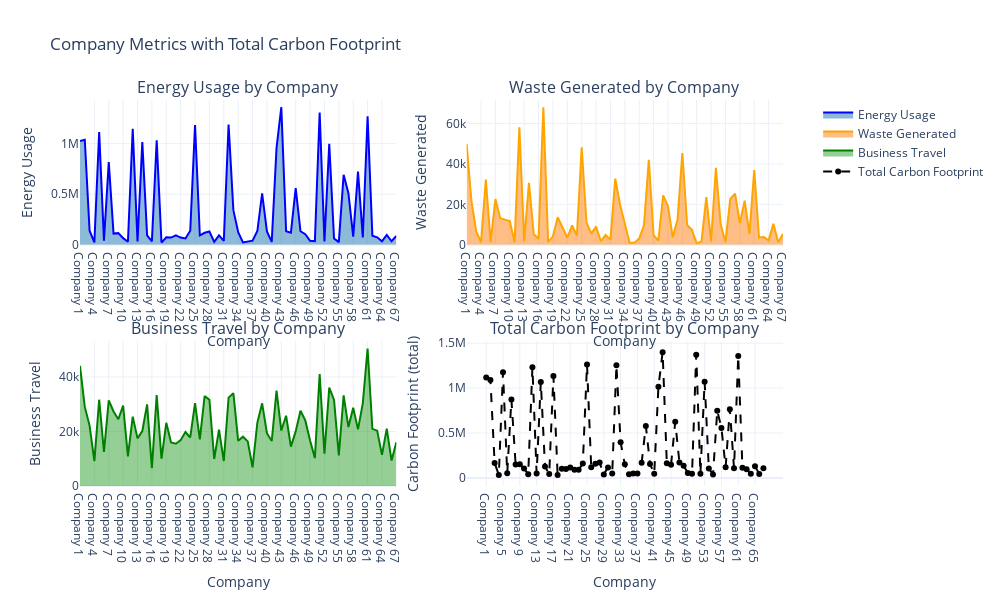

Source (notebook cell):
### Code cell
from emission_calculator.calculator import draw_historic_figure

draw_historic_figure(df).show()

### Figure 1 — Plotly figure (JSON) as saved in the notebook; plotly's stock layout.template omitted (floating-point values rounded to 4 significant figures)
{"data": [{"fill": "tozeroy", "fillcolor": "rgba(31, 119, 180, 0.5)", "line": {"color": "blue"}, "mode": "lines", "name": "Energy Usage", "type": "scatter", "x": ["Company 1", "Company 2", "Company 3", "Company 4", "Company 5", "Company 6", "Company 7", "Company 8", "Company 9", "Company 10", "Company 11", "Company 12", "Company 13", "Company 14", "Company 15", "Company 16", "Company 17", "Company 18", "Company 19", "Company 20", "Company 21", "Company 22", "Company 23", "Company 24", "Company 25", "Company 26", "Company 27", "Company 28", "Company 29", "Company 30", "Company 31", "Company 32", "Company 33", "Company 34", "Company 35", "Company 36", "Company 37", "Company 38", "Company 39", "Company 40", "Company 41", "Company 42", "Company 43", "Company 44", "Company 45", "Company 46", "Company 47", "Company 48", "Company 49", "Company 50", "Company 51", "Company 52", "Company 53", "Company 54", "Company 55", "Company 56", "Company 57", "Company 58", "Company 59", "Company 60", "Company 61", "Company 62", "Company 63", "Company 64", "Company 65", "Company 66", "Company 67"], "xaxis": "x", "y": [1025000.0, 1039000.0, 138700.0, 22420.0, 1114000.0, 39570.0, 818500.0, 110100.0, 114800.0, 65300.0, 30300.0, 1148000.0, 31550.0, 1017000.0, 92550.0, 33940.0, 1033000.0, 21530.0, 74090.0, 71200.0, 92550.0, 70870.0, 61830.0, 137900.0, 1185000.0, 91950.0, 118400.0, 130900.0, 28210.0, 92150.0, 38150.0, 1189000.0, 342400.0, 124200.0, 23280.0, 33080.0, 39820.0, 135900.0, 507300.0, 131800.0, 28320.0, 957200.0, 1360000.0, 134200.0, 119000.0, 559200.0, 133600.0, 105000.0, 38820.0, 34720.0, 1308000.0, 33220.0, 998100.0, 62630.0, 25820.0, 692000.0, 509300.0, 80040.0, 723500.0, 73210.0, 1271000.0, 89880.0, 73680.0, 34110.0, 97660.0, 34840.0, 87950.0], "yaxis": "y"}, {"fill": "tozeroy", "fillcolor": "rgba(255, 127, 14, 0.5)", "line": {"color": "orange"}, "mode": "lines", "name": "Waste Generated", "type": "scatter", "x": ["Company 1", "Company 2", "Company 3", "Company 4", "Company 5", "Company 6", "Company 7", "Company 8", "Company 9", "Company 10", "Company 11", "Company 12", "Company 13", "Company 14", "Company 15", "Company 16", "Company 17", "Company 18", "Company 19", "Company 20", "Company 21", "Company 22", "Company 23", "Company 24", "Company 25", "Company 26", "Company 27", "Company 28", "Company 29", "Company 30", "Company 31", "Company 32", "Company 33", "Company 34", "Company 35", "Company 36", "Company 37", "Company 38", "Company 39", "Company 40", "Company 41", "Company 42", "Company 43", "Company 44", "Company 45", "Company 46", "Company 47", "Company 48", "Company 49", "Company 50", "Company 51", "Company 52", "Company 53", "Company 54", "Company 55", "Company 56", "Company 57", "Company 58", "Company 59", "Company 60", "Company 61", "Company 62", "Company 63", "Company 64", "Company 65", "Company 66", "Company 67"], "xaxis": "x2", "y": [49930.0, 21510.0, 6563.0, 1244.0, 32220.0, 1260.0, 22580.0, 13180.0, 12410.0, 11760.0, 1155.0, 58090.0, 1748.0, 30630.0, 5217.0, 2921.0, 68000.0, 1400.0, 4056.0, 13600.0, 8527.0, 3460.0, 9536, 4587, 48190.0, 11090.0, 5480.0, 8969.0, 1759.0, 4784.0, 2541.0, 32710.0, 19920.0, 10670.0, 952.0, 999, 3050.0, 9705.0, 41990.0, 4732.0, 2023.0, 24380.0, 19070.0, 3671.0, 12490.0, 45360.0, 9783.0, 7356.0, 674.4, 1696.0, 23510.0, 1775.0, 38050.0, 10020.0, 1374.0, 22680.0, 25290.0, 10680.0, 21800.0, 5379.0, 36930.0, 3597.0, 3800.0, 2203, 10392, 1218.0, 5345.0], "yaxis": "y2"}, {"fill": "tozeroy", "fillcolor": "rgba(44, 160, 44, 0.5)", "line": {"color": "green"}, "mode": "lines", "name": "Business Travel", "type": "scatter", "x": ["Company 1", "Company 2", "Company 3", "Company 4", "Company 5", "Company 6", "Company 7", "Company 8", "Company 9", "Company 10", "Company 11", "Company 12", "Company 13", "Company 14", "Company 15", "Company 16", "Company 17", "Company 18", "Company 19", "Company 20", "Company 21", "Company 22", "Company 23", "Company 24", "Company 25", "Company 26", "Company 27", "Company 28", "Company 29", "Company 30", "Company 31", "Company 32", "Company 33", "Company 34", "Company 35", "Company 36", "Company 37", "Company 38", "Company 39", "Company 40", "Company 41", "Company 42", "Company 43", "Company 44", "Company 45", "Company 46", "Company 47", "Company 48", "Company 49", "Company 50", "Company 51", "Company 52", "Company 53", "Company 54", "Company 55", "Company 56", "Company 57", "Company 58", "Company 59", "Company 60", "Company 61", "Company 62", "Company 63", "Company 64", "Company 65", "Company 66", "Company 67"], "xaxis": "x3", "y": [44080.0, 29030.0, 22160.0, 9133.0, 31670.0, 12480.0, 31390.0, 27340.0, 24490.0, 29510.0, 10870.0, 25460.0, 17490.0, 20180.0, 29940.0, 6510.0, 33340.0, 9984.0, 23190.0, 15980.0, 15510.0, 16830.0, 19820.0, 17800.0, 30410.0, 17140.0, 32980.0, 31650.0, 9915.0, 20660.0, 9180.0, 32420.0, 34070.0, 16570.0, 18100.0, 16380.0, 6874.0, 23250.0, 30320.0, 19360.0, 16500.0, 34990.0, 20340.0, 25770.0, 14460.0, 20030.0, 27630.0, 24060.0, 16690.0, 10241, 41060.0, 11890.0, 36130.0, 31560.0, 11240.0, 33290.0, 21630.0, 28720.0, 20770.0, 30340.0, 50460.0, 20980.0, 20310.0, 11430.0, 21070.0, 9319.0, 16010.0], "yaxis": "y3"}, {"line": {"color": "black", "dash": "dash"}, "mode": "lines+markers", "name": "Total Carbon Footprint", "type": "scatter", "x": ["Company 1", "Company 2", "Company 3", "Company 4", "Company 5", "Company 6", "Company 7", "Company 8", "Company 9", "Company 10", "Company 11", "Company 12", "Company 13", "Company 14", "Company 15", "Company 16", "Company 17", "Company 18", "Company 19", "Company 20", "Company 21", "Company 22", "Company 23", "Company 24", "Company 25", "Company 26", "Company 27", "Company 28", "Company 29", "Company 30", "Company 31", "Company 32", "Company 33", "Company 34", "Company 35", "Company 36", "Company 37", "Company 38", "Company 39", "Company 40", "Company 41", "Company 42", "Company 43", "Company 44", "Company 45", "Company 46", "Company 47", "Company 48", "Company 49", "Company 50", "Company 51", "Company 52", "Company 53", "Company 54", "Company 55", "Company 56", "Company 57", "Company 58", "Company 59", "Company 60", "Company 61", "Company 62", "Company 63", "Company 64", "Company 65", "Company 66", "Company 67"], "xaxis": "x4", "y": [1119000.0, 1089000.0, 167400.0, 32800.0, 1178000.0, 53300.0, 872400.0, 150700.0, 151700.0, 106600.0, 42330.0, 1231000.0, 50790.0, 1068000.0, 127700.0, 43370.0, 1134000.0, 32910.0, 101300.0, 100800.0, 116600.0, 91160.0, 91180.0, 160300.0, 1263000.0, 120200.0, 156900.0, 171500.0, 39880.0, 117600.0, 49870.0, 1254000.0, 396400.0, 151400.0, 42330.0, 50460.0, 49740.0, 168800.0, 579600.0, 155900.0, 46850.0, 1017000.0, 1399000.0, 163600.0, 146000.0, 624600.0, 171100.0, 136400.0, 56180.0, 46660.0, 1373000.0, 46890.0, 1072000.0, 104200.0, 38430.0, 748000.0, 556200.0, 119400.0, 766100.0, 108900.0, 1358000.0, 114500.0, 97790.0, 47740.0, 129100.0, 45380.0, 109300.0], "yaxis": "y4"}], "layout": {"annotations": [{"font": {"size": 16}, "showarrow": false, "text": "Energy Usage by Company", "x": 0.225, "xanchor": "center", "xref": "paper", "y": 1, "yanchor": "bottom", "yref": "paper"}, {"font": {"size": 16}, "showarrow": false, "text": "Waste Generated by Company", "x": 0.775, "xanchor": "center", "xref": "paper", "y": 1, "yanchor": "bottom", "yref": "paper"}, {"font": {"size": 16}, "showarrow": false, "text": "Business Travel by Company", "x": 0.225, "xanchor": "center", "xref": "paper", "y": 0.375, "yanchor": "bottom", "yref": "paper"}, {"font": {"size": 16}, "showarrow": false, "text": "Total Carbon Footprint by Company", "x": 0.775, "xanchor": "center", "xref": "paper", "y": 0.375, "yanchor": "bottom", "yref": "paper"}], "barmode": "group", "height": 600, "legend": {"x": 1.05, "y": 1}, "showlegend": true, "title": {"text": "Company Metrics with Total Carbon Footprint"}, "width": 1000, "xaxis": {"anchor": "y", "domain": [0, 0.45], "title": {"text": "Company"}}, "xaxis2": {"anchor": "y2", "domain": [0.55, 1], "title": {"text": "Company"}}, "xaxis3": {"anchor": "y3", "domain": [0, 0.45], "title": {"text": "Company"}}, "xaxis4": {"anchor": "y4", "domain": [0.55, 1], "title": {"text": "Company"}}, "yaxis": {"anchor": "x", "domain": [0.625, 1], "title": {"text": "Energy Usage"}}, "yaxis2": {"anchor": "x2", "domain": [0.625, 1], "title": {"text": "Waste Generated"}}, "yaxis3": {"anchor": "x3", "domain": [0, 0.375], "title": {"text": "Business Travel"}}, "yaxis4": {"anchor": "x4", "domain": [0, 0.375], "title": {"text": "Carbon Footprint (total)"}}}}
